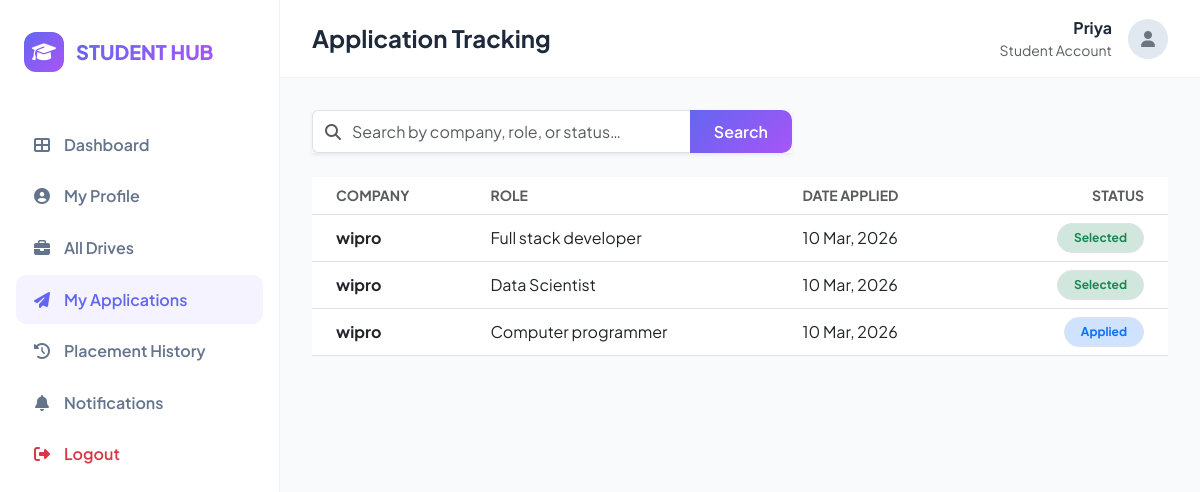
The page /student/applications (signed in) on the database its author committed.
### models/student_profile.py (models this page shows, shortened)
class StudentProfile(db.Model):
    __tablename__ = "student_profiles"
    id = db.Column(db.Integer, primary_key=True)
    account_id = db.Column(db.Integer, db.ForeignKey("accounts.id"), unique=True, nullable=False)
    full_name = db.Column(db.String(255), nullable=False)
    university_register_number = db.Column(db.String(100), unique=True, nullable=False)
    gender_code = db.Column(db.String(20), nullable=True)
    date_of_birth = db.Column(db.Date, nullable=True)
    institutional_email = db.Column(db.String(255), unique=True, nullable=False)
    personal_email = db.Column(db.String(255), nullable=True)
    primary_phone = db.Column(db.String(20), nullable=False)
    secondary_phone = db.Column(db.String(20), nullable=True)
    skills = db.Column(db.String(500), nullable=True)
    cv_filename = db.Column(db.String(255), nullable=True)

### models/student_application.py (models this page shows, shortened)
class StudentApplication(db.Model):
    __tablename__ = "student_applications"
    __table_args__ = (
        db.UniqueConstraint('student_id', 'drive_id', name='unique_student_drive_application'),
    )
    id = db.Column(db.Integer, primary_key=True)
    student_id = db.Column(db.Integer, db.ForeignKey("student_profiles.id"), nullable=False)
    drive_id = db.Column(db.Integer, db.ForeignKey("placement_drives.id"), nullable=False)
    status = db.Column(
        db.Enum(ApplicationStatus),
        nullable=False,
        default=ApplicationStatus.APPLIED
    )
    applied_at = db.Column(db.DateTime, nullable=False, default=datetime.utcnow)
    updated_at = db.Column(db.DateTime, nullable=True, onupdate=datetime.utcnow)
    student = db.relationship("StudentProfile", backref=db.backref("student_applications", lazy=True))
    drive = db.relationship("PlacementDrive", backref=db.backref("job_applications", lazy=True, cascade="all, delete-orphan"))

### models/company_profile.py (models this page shows, shortened)
class CompanyProfile(db.Model):
    __tablename__ = "company_profiles"
    id = db.Column(db.Integer, primary_key=True)
    account_id = db.Column(db.Integer, db.ForeignKey("accounts.id"), unique=True, nullable=False)
    name = db.Column(db.String(255), nullable=False)
    company_id_field = db.Column(db.String(100), unique=True, nullable=False)
    website_url = db.Column(db.String(255), nullable=True)
    industry_type = db.Column(db.String(255), nullable=True)
    location = db.Column(db.String(255), nullable=True)
    approval_status = db.Column(
        db.Enum(ApprovalAction),
        nullable=False,
        default=ApprovalAction.PENDING,
        index=True
    )
    hr_contact = db.Column(db.String(255), nullable=False)
    work_email = db.Column(db.String(255), unique=True, nullable=False)

### models/placement_drive.py (models this page shows, shortened)
class PlacementDrive(db.Model):
    __tablename__ = "placement_drives"
    id = db.Column(db.Integer, primary_key=True)
    company_id = db.Column(db.Integer, db.ForeignKey("company_profiles.id"), nullable=False)
    company = db.relationship("CompanyProfile")
    job_title = db.Column(db.String(200), nullable=False)
    job_description = db.Column(db.Text, nullable=False)
    eligibility_criteria = db.Column(db.String(500), nullable=False)
    job_location = db.Column(db.String(100), nullable=False)
    package_amount = db.Column(db.String(50), nullable=False)
    application_deadline = db.Column(db.DateTime, nullable=False)
    approval_status = db.Column(
        db.Enum(DriveStatus),
        nullable=False,
        default=DriveStatus.PENDING
    )
    created_at = db.Column(db.DateTime, nullable=False, default=datetime.utcnow)
    approved_at = db.Column(db.DateTime, nullable=True, onupdate=datetime.utcnow)
    rejection_reason = db.Column(db.String(500), nullable=True)

### routes/engagement_routes.py (the view, shortened to what this page needs)
@student_bp.route("/applications", endpoint="applications")
@active_account_required
def review_my_submissions():
    profile = get_current_student_profile()
    student_name = profile.full_name if profile else "Student User"
    search_query = request.args.get('search', '').strip()
    apps = []
    if profile:
        query = StudentApplication.query.filter_by(student_id=profile.id)
        apps = query.all()
    return render_template("student/applications.html", applications=apps, student_name=student_name, search_query=search_query)

### routes/engagement_routes.py (called while the page is built)
@student_bp.before_request
def student_required():
    if session.get("role") != "student":
        return redirect(url_for("auth.student_login"))

### utils/helpers.py (called while the page is built)
def get_current_student_profile():
    if 'current_student_profile' not in g:
        account_id = session.get("account_id")
        if account_id:
            g.current_student_profile = StudentProfile.query.filter_by(account_id=account_id).first()
        else:
            g.current_student_profile = None
    return g.current_student_profile

def format_drive_date(value):
    if not value:
        return "N/A"
    return value.strftime('%d %b, %Y')

### templates/student/applications.html (shortened to what this page needs)
{% extends 'base_student.html' %}
{% block page_title %}Application Tracking{% endblock %}
{% block content %}
<div class="mb-4">
    <form action="{{ url_for('student.applications') }}" method="GET" class="input-group shadow-sm"
        style="max-width: 480px;">
        <span class="input-group-text bg-white border-end-0">
            <i class="fas fa-search text-muted"></i>
        </span>
        <input type="text" name="search" class="form-control border-start-0 ps-0"
            placeholder="Search by company, role, or status…" autocomplete="off" value="{{ search_query }}">
        <button class="btn btn-primary-custom px-4" type="submit">Search</button>
    </form>
</div>
<div class="portal-panel overflow-hidden">
    <div class="table-responsive">
        <table class="table align-middle table-hover mb-0">
            <thead class="bg-light">
                <tr>
                    <th class="ps-4 text-muted small fw-bold">COMPANY</th>
                    <th class="text-muted small fw-bold">ROLE</th>
                    <th class="text-muted small fw-bold">DATE APPLIED</th>
                    <th class="pe-4 text-muted small fw-bold text-end">STATUS</th>
                </tr>
            </thead>
            <tbody>
                {% if applications %}
                {% for app in applications %}
                <tr class="app-row">
                    <td class="ps-4 fw-bold">{{ app.drive.company.name }}</td>
                    <td>{{ app.drive.job_title }}</td>
                    <td>{{ app.applied_at | format_drive_date }}</td>
                    <td class="pe-4 text-end">
                        {{ app.status | status_badge }}
                    </td>
                </tr>
                {% endfor %}
                {% endif %}
            </tbody>
        </table>
    </div>
</div>
{% endblock %}

### templates/base_student.html (shortened to what this page needs)
<!DOCTYPE html>
<html lang="en">
<head>
    <link href="https://cdn.jsdelivr.net/npm/bootstrap@5.3.0/dist/css/bootstrap.min.css" rel="stylesheet">
    <link href="https://cdnjs.cloudflare.com/ajax/libs/font-awesome/6.4.0/css/all.min.css" rel="stylesheet">
</head>
<body>
<nav id="sidebar">
        <div class="sidebar-brand">
            <div class="brand-logo"><i class="fas fa-graduation-cap"></i></div>
            <span class="brand-name">STUDENT HUB</span>
        </div>
        <div class="sidebar-menu">
            <a href="{{ url_for('student.dashboard') }}"
                class="nav-link {% if request.endpoint == 'student.dashboard' %}active{% endif %}">
                <i class="fas fa-th-large"></i> <span>Dashboard</span>
            </a>
            <a href="{{ url_for('student.profile') }}"
                class="nav-link {% if request.endpoint == 'student.profile' %}active{% endif %}">
                <i class="fas fa-user-circle"></i> <span>My Profile</span>
            </a>
<a href="{{ url_for('student.placements') }}"
                class="nav-link {% if request.endpoint == 'student.placements' %}active{% endif %}">
                <i class="fas fa-briefcase"></i> <span>All Drives</span>
            </a>
<a href="{{ url_for('student.applications') }}"
                class="nav-link {% if request.endpoint == 'student.applications' %}active{% endif %}">
                <i class="fas fa-paper-plane"></i> <span>My Applications</span>
            </a>
            <a href="{{ url_for('student.history') }}"
                class="nav-link {% if request.endpoint == 'student.history' %}active{% endif %}">
                <i class="fas fa-history"></i> <span>Placement History</span>
            </a>
            <a href="{{ url_for('student.notifications') }}"
                class="nav-link {% if request.endpoint == 'student.notifications' %}active{% endif %}">
                <i class="fas fa-bell"></i> <span>Notifications</span>
            </a>
<a href="{{ url_for('auth.logout') }}" class="nav-link text-danger">
                <i class="fas fa-sign-out-alt"></i> <span>Logout</span>
            </a>
        </div>
    </nav>
<main id="main-content">
        <div class="top-navbar">
            <h4 class="fw-bold mb-0">{% block page_title %}Dashboard{% endblock %}</h4>
            <div class="dropdown">
                <div class="d-flex align-items-center gap-3" role="button" data-bs-toggle="dropdown"
                    aria-expanded="false" style="cursor: pointer;">
                    <div class="text-end d-none d-md-block">
                        <p class="mb-0 fw-bold">{{ student_name if student_name else 'Student User' }}</p>
                        <p class="mb-0 text-muted small">Student Account</p>
                    </div>
                    <div
                        style="width: 40px; height: 40px; background: #e2e8f0; border-radius: 50%; display: flex; align-items: center; justify-content: center;">
                        <i class="fas fa-user text-secondary"></i>
                    </div>
                </div>
            </div>
        </div>
        {% block content %}{% endblock %}
    </main>
</body>
</html>

### templates/base_student.html (style rules this page uses)
:root { --sidebar-width: 280px; --primary-gradient: linear-gradient(135deg, #6366f1 0%, #a855f7 100%); --sidebar-bg: #ffffff; --sidebar-text: #64748b; --sidebar-active-bg: #f5f3ff; --sidebar-active-text: #6366f1; --content-bg: #f8fafc; }
body { font-family: 'Plus Jakarta Sans', sans-serif; background-color: var(--content-bg); color: #1e293b; min-height: 100vh; }
#sidebar { width: var(--sidebar-width); height: 100vh; position: fixed; left: 0; top: 0; background: var(--sidebar-bg); border-right: 1px solid rgba(0, 0, 0, 0.05); z-index: 1000; display: flex; flex-direction: column; }
.sidebar-brand { padding: 2rem 1.5rem; display: flex; align-items: center; gap: 12px; }
.brand-logo { width: 40px; height: 40px; background: var(--primary-gradient); border-radius: 12px; display: flex; align-items: center; justify-content: center; color: white; font-size: 1.2rem; }
.brand-name { font-weight: 800; font-size: 1.25rem; background: var(--primary-gradient); -webkit-background-clip: text; background-clip: text; -webkit-text-fill-color: transparent; }
.sidebar-menu { padding: 1rem; flex-grow: 1; overflow-y: auto; }
.nav-link { display: flex; align-items: center; gap: 12px; padding: 0.8rem 1rem; color: var(--sidebar-text); font-weight: 600; border-radius: 10px; transition: all 0.2s; margin-bottom: 2px; text-decoration: none; }
.nav-link.active { background: var(--sidebar-active-bg); color: var(--sidebar-active-text); }
.nav-link i { width: 20px; text-align: center; }
#main-content { margin-left: var(--sidebar-width); padding: 2rem; }
.top-navbar { background: white; padding: 1rem 2rem; margin: -2rem -2rem 2rem -2rem; border-bottom: 1px solid rgba(0, 0, 0, 0.05); display: flex; justify-content: space-between; align-items: center; }
.btn-primary-custom { background: var(--primary-gradient); border: none; color: white; padding: 0.6rem 1.5rem; border-radius: 10px; font-weight: 600; }

### rows shown on the page
StudentProfile: full_name "Priya"
StudentApplication: drive.company.name "wipro", drive.job_title "Full stack developer", applied_at "10 Mar, 2026", status|status_badge "Selected"
StudentApplication: drive.company.name "wipro", drive.job_title "Data Scientist", applied_at "10 Mar, 2026", status|status_badge "Selected"
StudentApplication: drive.company.name "wipro", drive.job_title "Computer programmer", applied_at "10 Mar, 2026", status|status_badge "Applied"
